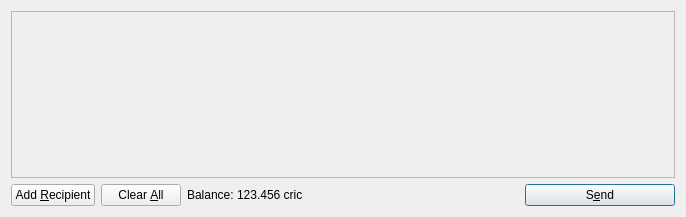
<?xml version="1.0" encoding="UTF-8"?>
<ui version="4.0">
 <class>SendCoinsDialog</class>
 <widget class="QDialog" name="SendCoinsDialog">
  <property name="geometry">
   <rect>
    <x>0</x>
    <y>0</y>
    <width>686</width>
    <height>217</height>
   </rect>
  </property>
  <property name="windowTitle">
   <string>Send Coins</string>
  </property>
  <layout class="QVBoxLayout" name="verticalLayout">
   <item>
    <widget class="QScrollArea" name="scrollArea">
     <property name="widgetResizable">
      <bool>true</bool>
     </property>
     <widget class="QWidget" name="scrollAreaWidgetContents">
      <property name="geometry">
       <rect>
        <x>0</x>
        <y>0</y>
        <width>666</width>
        <height>165</height>
       </rect>
      </property>
      <layout class="QVBoxLayout" name="verticalLayout_2">
       <property name="margin">
        <number>0</number>
       </property>
       <item>
        <layout class="QVBoxLayout" name="entries">
         <property name="spacing">
          <number>6</number>
         </property>
        </layout>
       </item>
       <item>
        <spacer name="verticalSpacer">
         <property name="orientation">
          <enum>Qt::Vertical</enum>
         </property>
         <property name="sizeHint" stdset="0">
          <size>
           <width>20</width>
           <height>40</height>
          </size>
         </property>
        </spacer>
       </item>
      </layout>
     </widget>
    </widget>
   </item>
   <item>
    <layout class="QHBoxLayout" name="horizontalLayout">
     <item>
      <widget class="QPushButton" name="addButton">
       <property name="toolTip">
        <string>Send to multiple recipients at once</string>
       </property>
       <property name="text">
        <string>Add &amp;Recipient</string>
       </property>
       <property name="icon">
        <iconset resource="../bitcoin.qrc">
         <normaloff>:/icons/add</normaloff>:/icons/add</iconset>
       </property>
       <property name="autoDefault">
        <bool>false</bool>
       </property>
      </widget>
     </item>
     <item>
      <widget class="QPushButton" name="clearButton">
       <property name="sizePolicy">
        <sizepolicy hsizetype="Minimum" vsizetype="Fixed">
         <horstretch>0</horstretch>
         <verstretch>0</verstretch>
        </sizepolicy>
       </property>
       <property name="toolTip">
        <string>Remove all transaction fields</string>
       </property>
       <property name="text">
        <string>Clear &amp;All</string>
       </property>
       <property name="icon">
        <iconset resource="../bitcoin.qrc">
         <normaloff>:/icons/remove</normaloff>:/icons/remove</iconset>
       </property>
       <property name="autoRepeatDelay">
        <number>300</number>
       </property>
       <property name="autoDefault">
        <bool>false</bool>
       </property>
      </widget>
     </item>
     <item>
      <layout class="QHBoxLayout" name="horizontalLayout_2">
       <property name="spacing">
        <number>3</number>
       </property>
       <item>
        <widget class="QLabel" name="label">
         <property name="text">
          <string>Balance:</string>
         </property>
        </widget>
       </item>
       <item>
        <widget class="QLabel" name="labelBalance">
         <property name="cursor">
          <cursorShape>IBeamCursor</cursorShape>
         </property>
         <property name="text">
          <string>123.456 cric</string>
         </property>
         <property name="textInteractionFlags">
          <set>Qt::LinksAccessibleByMouse|Qt::TextSelectableByKeyboard|Qt::TextSelectableByMouse</set>
         </property>
        </widget>
       </item>
      </layout>
     </item>
     <item>
      <spacer name="horizontalSpacer">
       <property name="orientation">
        <enum>Qt::Horizontal</enum>
       </property>
       <property name="sizeHint" stdset="0">
        <size>
         <width>40</width>
         <height>20</height>
        </size>
       </property>
      </spacer>
     </item>
     <item>
      <widget class="QPushButton" name="sendButton">
       <property name="minimumSize">
        <size>
         <width>150</width>
         <height>0</height>
        </size>
       </property>
       <property name="toolTip">
        <string>Confirm the send action</string>
       </property>
       <property name="text">
        <string>S&amp;end</string>
       </property>
       <property name="icon">
        <iconset resource="../bitcoin.qrc">
         <normaloff>:/icons/send</normaloff>:/icons/send</iconset>
       </property>
       <property name="default">
        <bool>true</bool>
       </property>
      </widget>
     </item>
    </layout>
   </item>
  </layout>
 </widget>
 <resources>
  <include location="../bitcoin.qrc"/>
 </resources>
 <connections/>
</ui>
